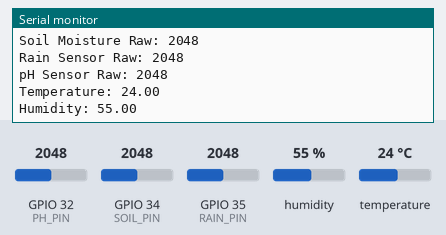
Simulated run of this sketch. Board: ESP32. Shown: the last lines printed to the serial monitor. The test bench sets the inputs (shaded band); at power-on: humidity 55 %, GPIO 32 (PH_PIN) = 2048, GPIO 34 (SOIL_PIN) = 2048, GPIO 35 (RAIN_PIN) = 2048, temperature 24 °C.

Above: at 2.8 s.
2.9 s: humidity set to 22 %
At 4.5 s:
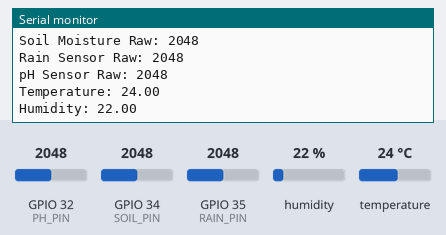
5.6 s: GPIO 32 (PH_PIN) set to 2866
At 7.1 s:
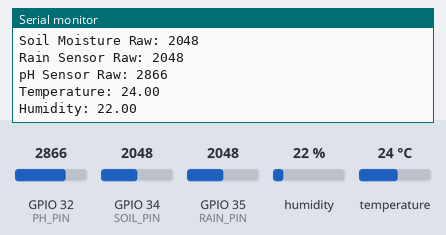
8.3 s: GPIO 34 (SOIL_PIN) set to 2866
11.0 s: GPIO 35 (RAIN_PIN) set to 2866
13.7 s: temperature set to 12 °C
At 15.0 s:
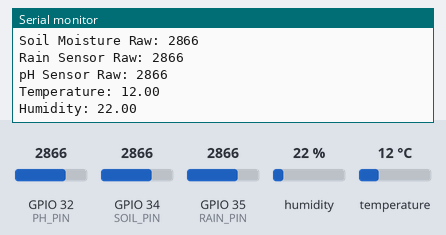
16.4 s: GPIO 32 (PH_PIN) set to 3972
At 19.1 s:
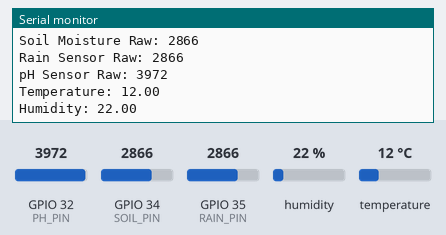
Timing chart, 0 to 20.1 s (numbered marks = the images above; inputs shaded):
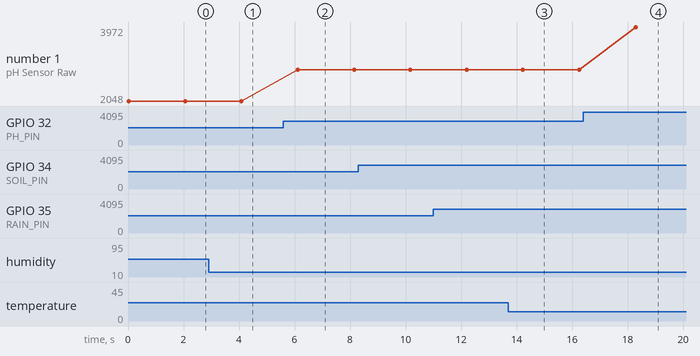

The sketch:

sensor_monitoring.ino
```cpp
#define SOIL_PIN 34
#define RAIN_PIN 35
#define PH_PIN 32

#define DHT_PIN 4
#define DHT_TYPE DHT11

#include <DHT.h>

DHT dht(DHT_PIN, DHT_TYPE);

void setup() {
  Serial.begin(115200);
  dht.begin();

  Serial.println("Smart Farming Assistant");
}

void loop() {
  int soilValue = analogRead(SOIL_PIN);
  int rainValue = analogRead(RAIN_PIN);
  int phValue = analogRead(PH_PIN);

  float temperature = dht.readTemperature();
  float humidity = dht.readHumidity();

  Serial.println("----- Farm Data -----");

  Serial.print("Soil Moisture Raw: ");
  Serial.println(soilValue);

  Serial.print("Rain Sensor Raw: ");
  Serial.println(rainValue);

  Serial.print("pH Sensor Raw: ");
  Serial.println(phValue);

  if (!isnan(temperature) && !isnan(humidity)) {
    Serial.print("Temperature: ");
    Serial.println(temperature);

    Serial.print("Humidity: ");
    Serial.println(humidity);
  }

  delay(2000);
}
```

Measured:
- after the input at 2.9 s, the serial monitor: prints a new line after 1.2 s (image 1)
- after the input at 5.6 s, the serial monitor: prints a new line after 0.51 s (image 2)
- after the input at 13.7 s, the serial monitor: prints a new line after 0.53 s (image 3)
- after the input at 16.4 s, the serial monitor: prints a new line after 1.9 s (image 4)
- plotted number 1: 2048 → 2866 after the input at 5.6 s, 2866 → 3972 after the input at 16.4 s
